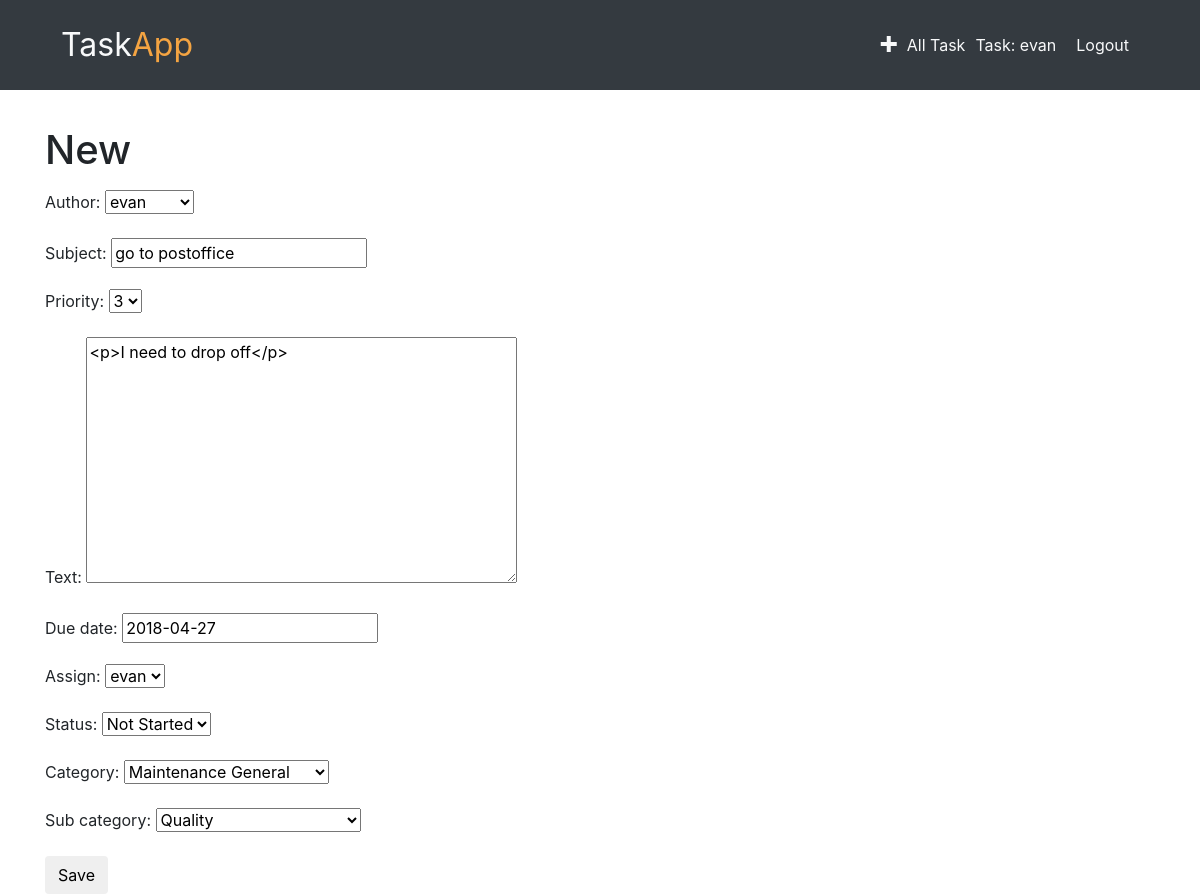
Screenshot of /task/4/edit/ (signed in) with the database file from the repository.
### todoapp/models.py (models this page shows, shortened)
class Task(models.Model):
    author = models.ForeignKey('auth.User')
    subject = models.CharField(max_length=200)
    text = models.TextField()
    created_date = models.DateTimeField(default=timezone.now)
    due_date = models.DateField(blank=True, null=True)
    assign = models.CharField(max_length=200)
    status = models.CharField(max_length=200, default='Not Started')
    category = models.CharField(max_length=200)
    sub_category = models.CharField(max_length=200)
    priority = models.CharField(max_length=10, default='5')

### todoapp/views.py (the view)
# urls.py: url(r'^task/(?P<pk>\d+)/edit/$',views.TaskUpdateView.as_view(), name='task_edit'),
class TaskUpdateView(LoginRequiredMixin, UpdateView):
    login_url = '/login/'
    redirect_field_name = 'todoapp/task_detail.html'
    form_class = TaskForm
    model = Task

### todoapp/forms.py
class TaskForm(forms.ModelForm):
    class Meta:
        model = Task
        fields = ('author', 'subject', 'priority','text', 'due_date', 'assign', 'status', 'category', 'sub_category')
        widgets = {
            'subject': forms.TextInput(attrs={'class':'textinputclass'}),
            'text' : forms.Textarea(attrs={'class':'editable medium-editor-textarea postcontent'}),
            'priority' : forms.Select(choices=PRIORITY_CHOICE),
            'category' : forms.Select(choices=CATEGORY_CHOICE),
            'sub_category' : forms.Select(choices=CATEGORY_CHOICE),
            'assign' : forms.Select(choices=USER_LIST),
            'due_date' : forms.TextInput(attrs={'id':"datepicker"}),
            'status' : forms.Select(choices=STATUS_LIST)
            }

### todoapp/templates/todoapp/task_form.html (shortened to what this page needs)
{% extends "todoapp/base.html" %}
{% block content %}
    <h1>New</h1>
    <form class="task-form" method="POST">
        {{ form.as_p }}
        <button type="submit" class='save btn btn-default'>Save</button>
    </form>
{% endblock %}

### todoapp/templates/todoapp/base.html (shortened to what this page needs)
<!doctype html>
{% load staticfiles %}
<html lang="en">
  <head>
    <link rel="stylesheet" href="https://stackpath.bootstrapcdn.com/bootstrap/4.1.0/css/bootstrap.min.css">
    <link rel="stylesheet" href="//cdn.jsdelivr.net/npm/medium-editor@latest/dist/css/medium-editor.min.css" type="text/css" media="screen" charset="utf-8">
    <link rel="stylesheet" href="{% static 'css/todoapp.css' %}">
    <link href="{% static 'css/open-iconic-bootstrap.css' %}" rel="stylesheet">
    <link type="text/css" href="http://ajax.googleapis.com/ajax/libs/jqueryui/1.10.3/themes/black-tie/jquery-ui.min.css" rel="stylesheet" />
  </head>
  <body>
    <nav class="navbar navbar-dark bg-dark techfont custom-navbar">
      <div class="container">
        <ul class="nav navbar">
          <li class="nav-item"><a class="navbar-brand bigbrand text-light" href="{% url 'task_list' %}">Task<span class="app-color">App</span></a></li>
        </ul>
        <ul class="nav navbar justify-content-end">
          {% if user.is_authenticated %}
          <li class="nav-item"><a class="text-light nav-spacer" href="{% url 'task_new' %}"><span class="oi oi-plus"></span></a></li>
          <li class="nav-item"><a class="text-light nav-spaer" href="{% url 'task_complete_list' %}">All Task</a></li>
          <li class="nav-item"><a class="text-light nav-spacer" href="{% url 'task_user_list' username=user.username %}">Task: <span class="capitalizeit">{{ user.username }}</span></a></li>
          <li class="nav-item"><a class="text-light nav-spacer" href="{% url 'logout' %}">Logout</a></li>
          {% else %}
          <li class="nav-item"><a class="text-light navbar-right" href="{% url 'login' %}"><span class="oi oi-key"></span></a></li>
          {% endif %}
        </ul>
      </div>
    </nav>
      <div class="content container">
              {% block content %}
              {% endblock %}
      </div>
  </body>
</html>

### todoapp/static/css/todoapp.css (style rules this page uses)
.bigbrand { font-size: 2em; }
.app-color { color: #f4a442; }
.nav-spacer { margin: 10px; }
.content { padding-top: 3%; }

### rows the page displays
Task: author "evan", subject "go to postoffice", priority "3", text "<p>I need to drop off</p>", due_date "2018-04-27", assign "evan", status "Not Started", category "Maintenance General", sub_category "Quality"

### other values shown
{{ user.username }} "evan"
